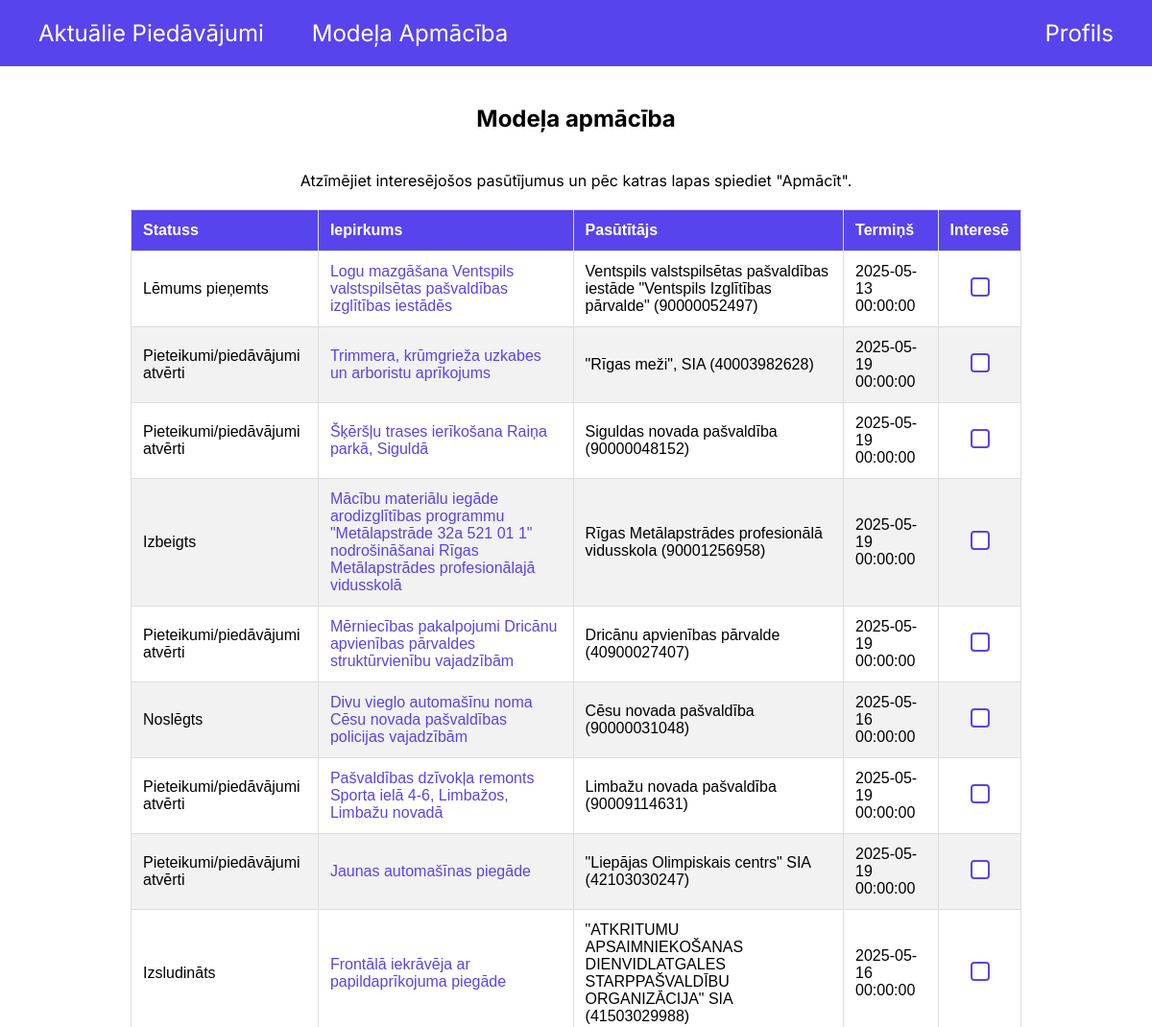
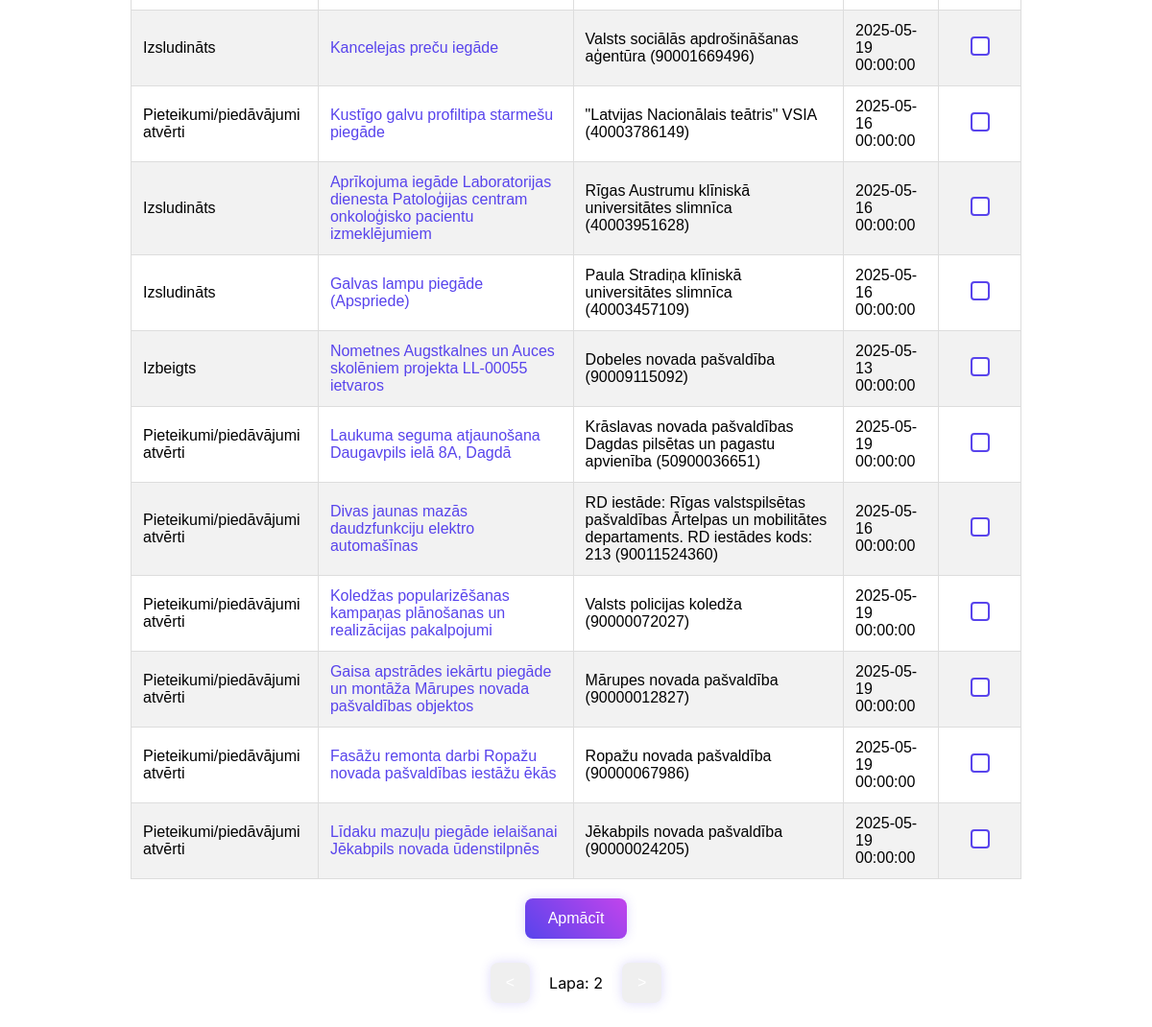
Screenshot of /training/2 (signed in) with the database file from the repository (2 pictures, top to bottom).
### models.py (models this page shows, shortened)
class Procurement(Base):
    __tablename__ = "Procurements"
    id = Column(Integer, primary_key=True, autoincrement=True)
    status = Column(Text, nullable=False)
    text = Column(Text, nullable=False)
    link = Column(Text, nullable=False)
    customer = Column(Text, nullable=False)
    deadline = Column(DateTime)
    selected_by_users_link = relationship("UserProcurement", back_populates="procurement")

### main.py (the view, shortened to what this page needs)
@app.route('/training', methods=['GET', 'POST'])
@app.route('/training/<int:page>', methods=['GET', 'POST'])
def training(page=1):
    if 'user_id' not in session:
        return redirect(url_for('login'))
    current_time = datetime.now()
    start_index = (page - 1) * 20
    end_index = start_index + 20
    procurements = db.session.query(Procurement) \
        .filter(Procurement.deadline < current_time) \
        .filter(~Procurement.id.in_(
            db.session.query(UserProcurement.procurement_id)
            .filter(UserProcurement.user_id == session['user_id'])
        )) \
        .limit(20) \
        .offset(start_index) \
        .all()
    total_count = db.session.query(Procurement) \
        .filter(Procurement.deadline < current_time) \
        .filter(~Procurement.id.in_(
            db.session.query(UserProcurement.procurement_id)
            .filter(UserProcurement.user_id == session['user_id'])
        )) \
        .count()
    total_pages = (total_count // 20) + (1 if total_count % 20 > 0 else 0)
    return render_template('training.html', procurements=procurements, page=page, total_pages=total_pages, total_records=total_count)

### templates/training.html (shortened to what this page needs)
<!DOCTYPE html>
<html>
    <head>
        <link rel="stylesheet" type="text/css" href="{{ url_for('static', filename='css/template.css') }}">
    </head>
    <body>
        {% include "header.html" %}
        <div class="container-center" style="padding: 20px;">
            {% if total_records > 0 %}
            <form method="POST" action="{{ url_for('training') }}">
                <div class="container-center" style="flex: 0 0 auto;">
                    <h2>Modeļa apmācība</h2>
                    <p style="margin: 0px;">Atzīmējiet interesējošos pasūtījumus un pēc katras lapas spiediet "Apmācīt".</p>
                </div>
                <div class="container-center">
                    <table>
                        <thead>
                            <tr>
                                <th>Statuss</th>
                                <th>Iepirkums</th>
                                <th>Pasūtītājs</th>
                                <th>Termiņš</th>
                                <th>Interesē</th>
                            </tr>
                        </thead>
                        <tbody>
                            {% for procurement in procurements %}
                                <tr>
                                    <td>{{ procurement.status }}</td>
                                    <td><a href="{{ procurement.link }}">{{ procurement.text }}</a></td>
                                    <td>{{ procurement.customer }}</td>
                                    <td>{{ procurement.deadline }}</td>
                                    <td>
                                        <input type="checkbox" class="checkbox" value="{{ procurement.id }}" name="selected_records">
                                    </td>
                                </tr>
                            {% endfor %}
                        </tbody>
                    </table>
                </div>
                <div class="container-center" style="flex: 0 0 auto;">
                    <button id="train-btn" class="regular-btn">Apmācīt</button>
                </div>
            </form>
            <div class="container-center" style="flex: 0 0 auto;">
                <div class="container-center" style="flex-direction: row;">
                {% if page > 1 %}
                    <button id="previous-btn" class="blue-btn" style="padding: 12px 16px;" onclick="window.location.href='{{ url_for('training', page=page-1) }}';">&lt;</button>
                {% else %}
                    <button id="previous-btn" class="gray-btn" style="padding: 12px 16px;">&lt;</button>
                {% endif %}
                <p>Lapa: {{ page }}</p>
                {% if page < total_pages %}
                    <button id="next-btn" class="blue-btn" style="padding: 12px 16px;" onclick="window.location.href='{{ url_for('training', page=page+1) }}';">&gt;</button>
                {% else %}
                    <button id="next-btn" class="gray-btn" style="padding: 12px 16px;">&gt;</button>
                {% endif %}
                </div>
            </div>
            {% else %}
                <h2>Neviens iepirkums netika atrasts.</h2>
            {% endif %}
        </div>
    </body>
</html>

### static/css/template.css (style rules this page uses)
html { font-family: "Inter", sans-serif; font-optical-sizing: auto; font-weight: 400; font-style: normal; }
body { margin: 0; padding: 0; min-height: 100vh; display: flex; flex-direction: column; }
a:link { color: #5844EC; text-decoration: none; transition: 0.3s; }
.container-center { flex: 1; display: flex; justify-content: center; align-items: center; flex-direction: column; gap: 20px; }
.regular-btn { background: linear-gradient(45deg, #5844EC, #C244EC); color: white; border: none; padding: 12px 24px; border-radius: 8px; font-size: 16px; cursor: pointer; box-shadow: 0 0px 12px rgba(88, 68, 236, 0.2); transition: 0.3s; }
.blue-btn { background: linear-gradient(45deg, #5844EC); color: white; border: none; padding: 12px 24px; border-radius: 8px; font-size: 16px; cursor: pointer; box-shadow: 0 0px 12px rgba(88, 68, 236, 0.2); transition: 0.3s; }
table { width: 100%; border-collapse: collapse; background-color: #fff; color: black; font-family: Arial, sans-serif; }
th, td { padding: 12px; text-align: left; border: 1px solid #ddd; }
th { background-color: #5844EC; color: #fff; font-weight: bold; }
tr:nth-child(even) { background-color: #f2f2f2; }
tr:nth-child(odd) { background-color: #fff; }
table { margin: 20px 0; max-width: 80%; }
table td:nth-child(5), table th:nth-child(5) { text-align: center; }
.checkbox { appearance: none; -webkit-appearance: none; width: 20px; height: 20px; border: 2px solid #5844EC; border-radius: 4px; background-color: #fff; cursor: pointer; position: relative; transition: background 0.2s ease; }

### rows the page displays
Procurement: status "Lēmums pieņemts", text "Logu mazgāšana Ventspils valstspilsētas pašvaldības izglītības iestādēs", customer "Ventspils valstspilsētas pašvaldības iestāde \"Ventspils Izglītības pārvalde\" (90000052497)", deadline "2025-05-13 00:00:00"
Procurement: status "Pieteikumi/piedāvājumi atvērti", text "Trimmera, krūmgrieža uzkabes un arboristu aprīkojums", customer "\"Rīgas meži\", SIA (40003982628)", deadline "2025-05-19 00:00:00"
Procurement: status "Pieteikumi/piedāvājumi atvērti", text "Šķēršļu trases ierīkošana Raiņa parkā, Siguldā", customer "Siguldas novada pašvaldība (90000048152)", deadline "2025-05-19 00:00:00"
Procurement: status "Izbeigts", text "Mācību materiālu iegāde arodizglītības programmu \"Metālapstrāde 32a 521 01 1\" nodrošināšanai Rīgas Metālapstrādes profesionālajā vidusskolā", customer "Rīgas Metālapstrādes profesionālā vidusskola (90001256958)", deadline "2025-05-19 00:00:00"
Procurement: status "Pieteikumi/piedāvājumi atvērti", text "Mērniecības pakalpojumi Dricānu apvienības pārvaldes struktūrvienību vajadzībām", customer "Dricānu apvienības pārvalde (40900027407)", deadline "2025-05-19 00:00:00"
Procurement: status "Noslēgts", text "Divu vieglo automašīnu noma Cēsu novada pašvaldības policijas vajadzībām", customer "Cēsu novada pašvaldība (90000031048)", deadline "2025-05-16 00:00:00"
Procurement: status "Pieteikumi/piedāvājumi atvērti", text "Pašvaldības dzīvokļa remonts Sporta ielā 4-6, Limbažos, Limbažu novadā", customer "Limbažu novada pašvaldība (90009114631)", deadline "2025-05-19 00:00:00"
Procurement: status "Pieteikumi/piedāvājumi atvērti", text "Jaunas automašīnas piegāde", customer "\"Liepājas Olimpiskais centrs\" SIA (42103030247)", deadline "2025-05-19 00:00:00"
Procurement: status "Izsludināts", text "Frontālā iekrāvēja ar papildaprīkojuma piegāde", customer "\"ATKRITUMU APSAIMNIEKOŠANAS DIENVIDLATGALES STARPPAŠVALDĪBU ORGANIZĀCIJA\" SIA (41503029988)", deadline "2025-05-16 00:00:00"
Procurement: status "Izsludināts", text "Kancelejas preču iegāde", customer "Valsts sociālās apdrošināšanas aģentūra (90001669496)", deadline "2025-05-19 00:00:00"
Procurement: status "Pieteikumi/piedāvājumi atvērti", text "Kustīgo galvu profiltipa starmešu piegāde", customer "\"Latvijas Nacionālais teātris\" VSIA (40003786149)", deadline "2025-05-16 00:00:00"
Procurement: status "Izsludināts", text "Aprīkojuma iegāde Laboratorijas dienesta Patoloģijas centram onkoloģisko pacientu izmeklējumiem", customer "Rīgas Austrumu klīniskā universitātes slimnīca (40003951628)", deadline "2025-05-16 00:00:00"
Procurement: status "Izsludināts", text "Galvas lampu piegāde (Apspriede)", customer "Paula Stradiņa klīniskā universitātes slimnīca (40003457109)", deadline "2025-05-16 00:00:00"
Procurement: status "Izbeigts", text "Nometnes Augstkalnes un Auces skolēniem projekta LL-00055 ietvaros", customer "Dobeles novada pašvaldība (90009115092)", deadline "2025-05-13 00:00:00"
Procurement: status "Pieteikumi/piedāvājumi atvērti", text "Laukuma seguma atjaunošana Daugavpils ielā 8A, Dagdā", customer "Krāslavas novada pašvaldības Dagdas pilsētas un pagastu apvienība (50900036651)", deadline "2025-05-19 00:00:00"
Procurement: status "Pieteikumi/piedāvājumi atvērti", text "Divas jaunas mazās daudzfunkciju elektro automašīnas", customer "RD iestāde: Rīgas valstspilsētas pašvaldības Ārtelpas un mobilitātes departaments. RD iestādes kods: 213 (90011524360)", deadline "2025-05-16 00:00:00"
Procurement: status "Pieteikumi/piedāvājumi atvērti", text "Koledžas popularizēšanas kampaņas plānošanas un realizācijas pakalpojumi", customer "Valsts policijas koledža (90000072027)", deadline "2025-05-19 00:00:00"
Procurement: status "Pieteikumi/piedāvājumi atvērti", text "Gaisa apstrādes iekārtu piegāde un montāža Mārupes novada pašvaldības objektos", customer "Mārupes novada pašvaldība (90000012827)", deadline "2025-05-19 00:00:00"
Procurement: status "Pieteikumi/piedāvājumi atvērti", text "Fasāžu remonta darbi Ropažu novada pašvaldības iestāžu ēkās", customer "Ropažu novada pašvaldība (90000067986)", deadline "2025-05-19 00:00:00"
Procurement: status "Pieteikumi/piedāvājumi atvērti", text "Līdaku mazuļu piegāde ielaišanai Jēkabpils novada ūdenstilpnēs", customer "Jēkabpils novada pašvaldība (90000024205)", deadline "2025-05-19 00:00:00"

### other values shown
{{ page }} "2"
